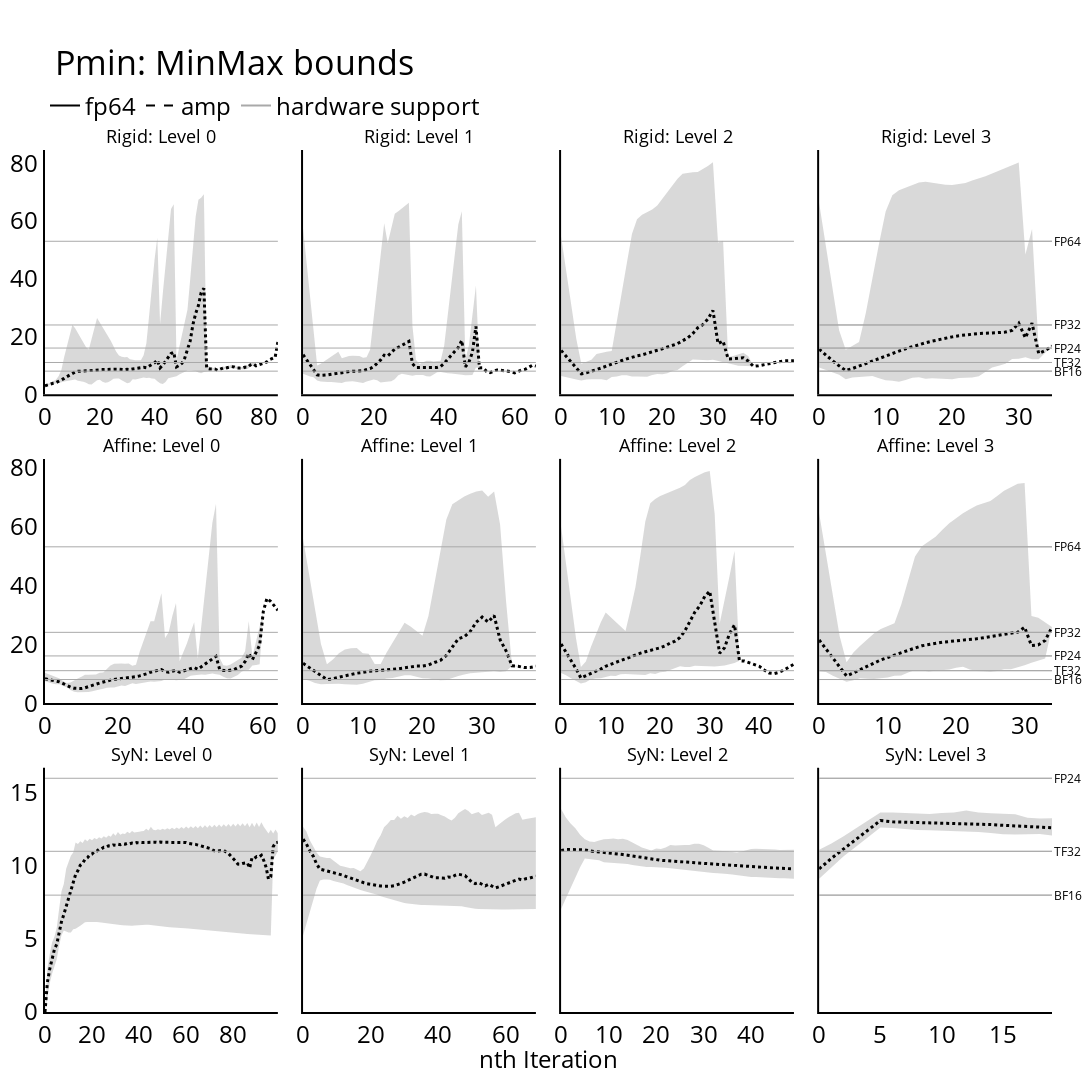
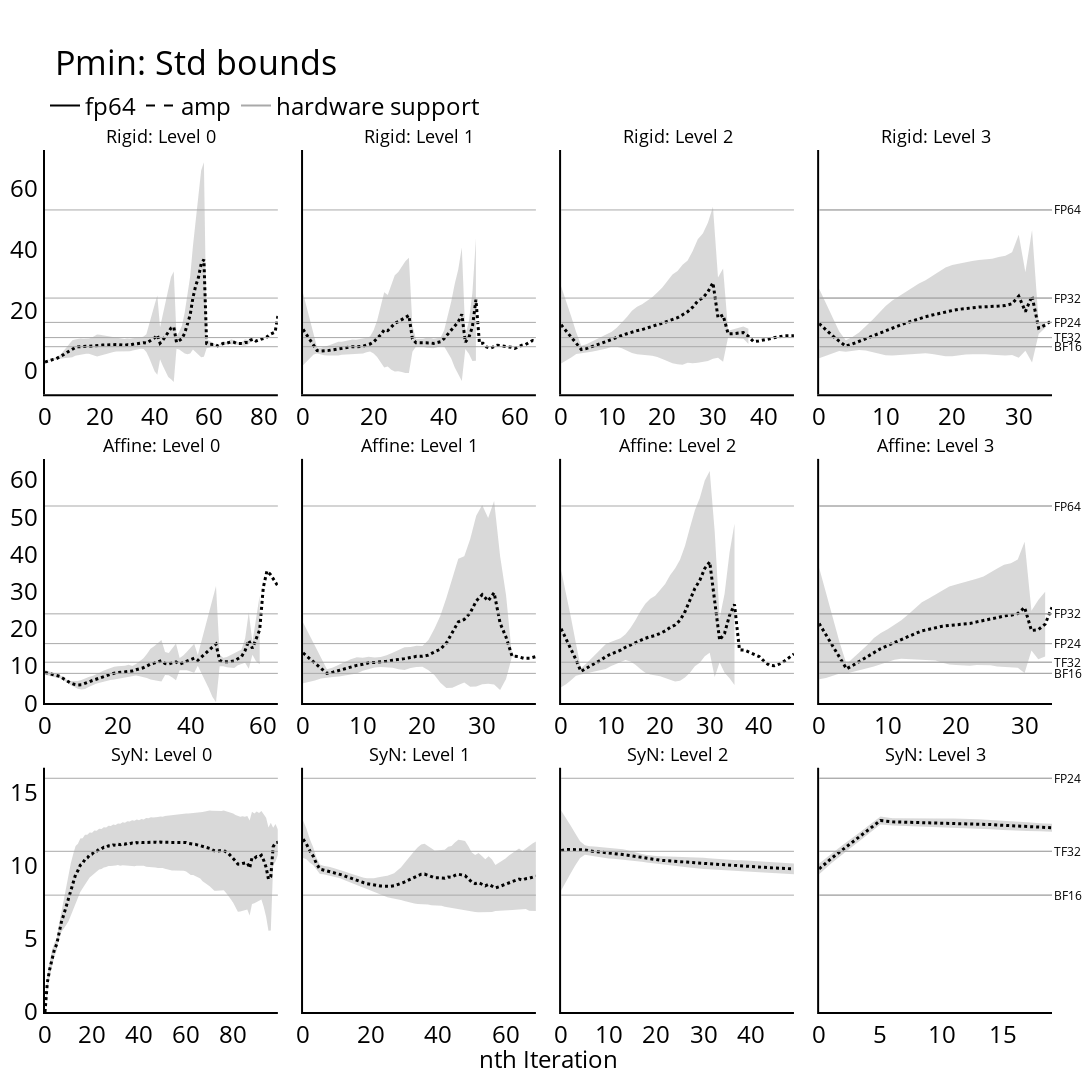

Notebook cell for these charts, in order:
### Code cell
plot_data = all_df[all_df["exp_id"] == EXPERIMENTS.AMP]
plot_pmin(
    plot_data,
    trace_fn=trace_minmax,
    title="Pmin: MinMax bounds",
    out_file=FIG_DIR / "pmin_minmax_bounds.png",
)
plot_pmin(
    plot_data,
    trace_fn=trace_std,
    title="Pmin: Std bounds",
    out_file=FIG_DIR / "pmin_std_bounds.png",
)
